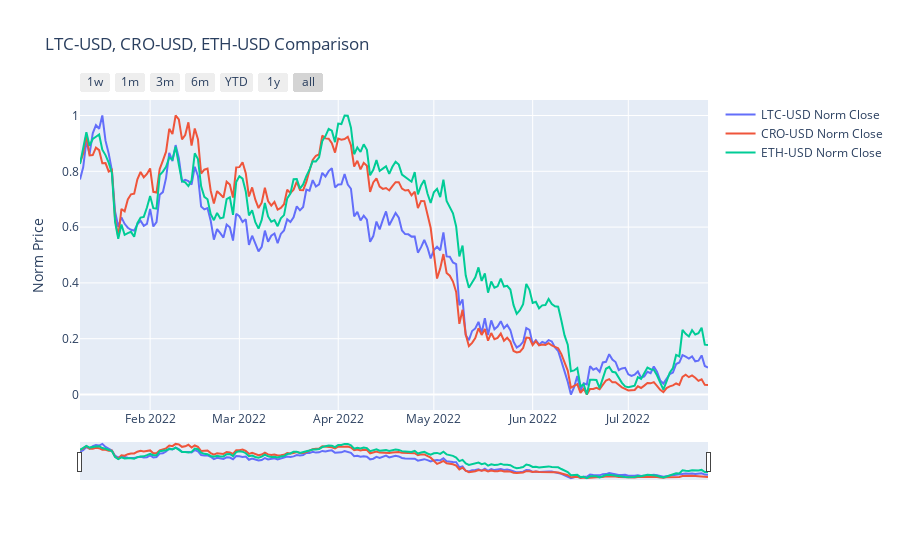
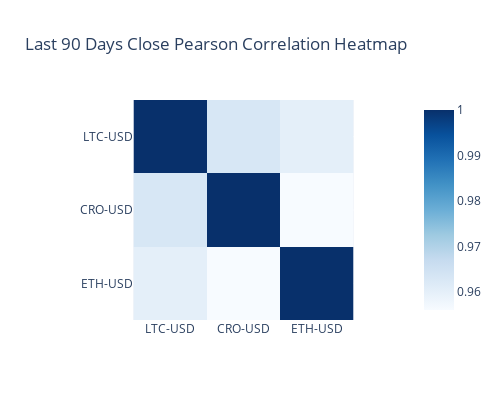

Notebook code for these charts, in order:
### Code cell
tg.compare_charts(['LTC-USD', 'CRO-USD', 'ETH-USD'], start = '2022-01-10', end = '2022-12-31')

### Figure 1 — Plotly figure (JSON) as saved in the notebook; plotly's stock layout.template omitted (floating-point values rounded to 4 significant figures; data arrays with more than 128 entries replaced by an {"elided": "..."} marker saying what was removed)
{"data": [{"mode": "lines", "name": "LTC-USD Norm Close", "type": "scatter", "x": {"elided": "198 str values"}, "y": {"elided": "198 float values"}}, {"mode": "lines", "name": "CRO-USD Norm Close", "type": "scatter", "x": {"elided": "198 str values"}, "y": {"elided": "198 float values"}}, {"mode": "lines", "name": "ETH-USD Norm Close", "type": "scatter", "x": {"elided": "198 str values"}, "y": {"elided": "198 float values"}}], "layout": {"autosize": true, "title": {"text": "LTC-USD, CRO-USD, ETH-USD Comparison"}, "xaxis": {"autorange": true, "range": ["2022-01-10", "2022-07-26"], "rangeselector": {"buttons": [{"count": 7, "label": "1w", "step": "day", "stepmode": "backward"}, {"count": 1, "label": "1m", "step": "month", "stepmode": "backward"}, {"count": 3, "label": "3m", "step": "month", "stepmode": "backward"}, {"count": 6, "label": "6m", "step": "month", "stepmode": "backward"}, {"count": 1, "label": "YTD", "step": "year", "stepmode": "todate"}, {"count": 1, "label": "1y", "step": "year", "stepmode": "backward"}, {"step": "all"}]}, "rangeslider": {"autorange": true, "range": ["2022-01-10", "2022-07-26"], "thickness": 0.1, "visible": true, "yaxis": {"_template": null, "rangemode": "match"}}, "type": "date"}, "yaxis": {"autorange": true, "range": [-0.05556, 1.056], "title": {"text": "Norm Price"}, "type": "linear"}}}

### Figure 2 — Plotly figure (JSON) as saved in the notebook; plotly's stock layout.template omitted (floating-point values rounded to 4 significant figures)
{"data": [{"coloraxis": "coloraxis", "hovertemplate": "x: %{x}<br>y: %{y}<br>color: %{z}<extra></extra>", "name": "0", "type": "heatmap", "x": ["LTC-USD", "CRO-USD", "ETH-USD"], "xaxis": "x", "y": ["LTC-USD", "CRO-USD", "ETH-USD"], "yaxis": "y", "z": [[1, 0.9631, 0.9601], [0.9631, 1, 0.9561], [0.9601, 0.9561, 1]]}], "layout": {"coloraxis": {"colorscale": [[0, "rgb(247,251,255)"], [0.125, "rgb(222,235,247)"], [0.25, "rgb(198,219,239)"], [0.375, "rgb(158,202,225)"], [0.5, "rgb(107,174,214)"], [0.625, "rgb(66,146,198)"], [0.75, "rgb(33,113,181)"], [0.875, "rgb(8,81,156)"], [1, "rgb(8,48,107)"]]}, "height": 400, "title": {"text": "Last 90 Days Close Pearson Correlation Heatmap"}, "width": 500, "xaxis": {"anchor": "y", "autorange": true, "constrain": "domain", "domain": [0.1605, 0.8395], "range": [-0.5, 2.5], "scaleanchor": "y", "type": "category"}, "yaxis": {"anchor": "x", "autorange": true, "constrain": "domain", "domain": [0, 1], "range": [2.5, -0.5], "type": "category"}}}
